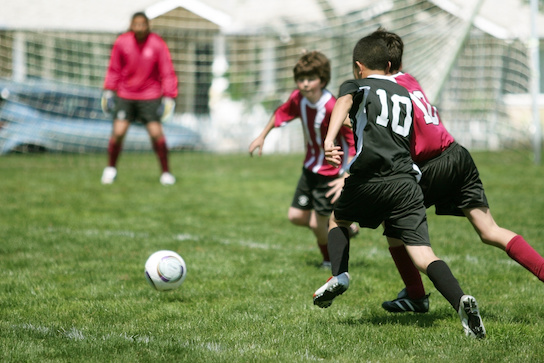
#> input picture Ch02/02_07 Begin/players.jpg, 544 x 363 px
$ python 02_07.py
#> lines starting #> are read from the running program, lines starting #| are printed output that depends on the picture
import numpy as np
import cv2

img = cv2.imread("players.jpg",1)
#> img is the input picture: shape (363, 544, 3); mean B, G, R 103.7, 137.8, 129.6

# Scale image

img_half = cv2.resize(img, (0,0), fx=0.5, fy=0.5)
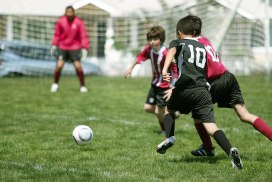
#> img_half: shape (182, 272, 3); mean B, G, R 103.7, 137.9, 129.6
img_str = cv2.resize(img, (600,600))
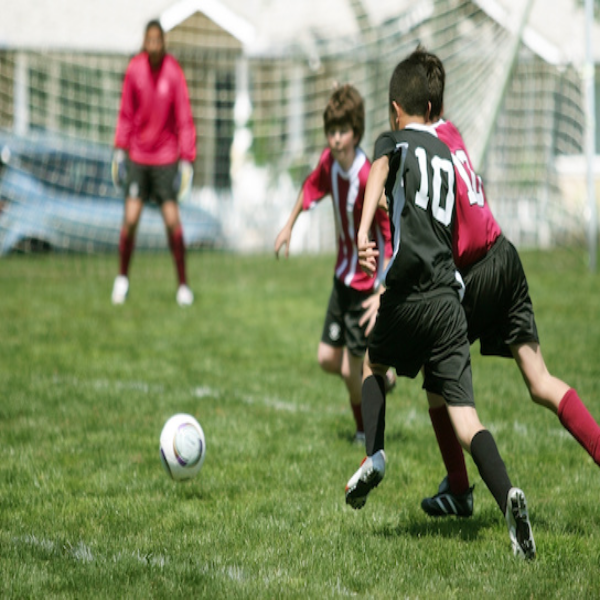
#> img_str: shape (600, 600, 3); mean B, G, R 103.5, 137.7, 129.5
img_str_near = cv2.resize(img, (600,600), interpolation=cv2.INTER_NEAREST)


#cv2.imshow("img_half",img_half)
#cv2.imshow("img_str",img_str)
#cv2.imshow("img_str_near",img_str_near)


# Rotate

M = cv2.getRotationMatrix2D((0,0), -30, 1)						#center, degree, resize
rotated30 = cv2.warpAffine(img, M, (img.shape[1],img.shape[0]))
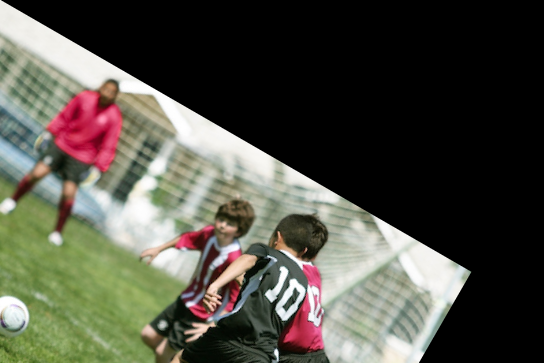
#> rotated30: shape (363, 544, 3); mean B, G, R 69.4, 79.9, 80.6


h, w, c = img.shape
#> h = 363; w = 544; c = 3
M2 = cv2.getRotationMatrix2D((w/2,h/2), -90, 1)
rotated90 = cv2.warpAffine(img, M2, (img.shape[1],img.shape[0]))
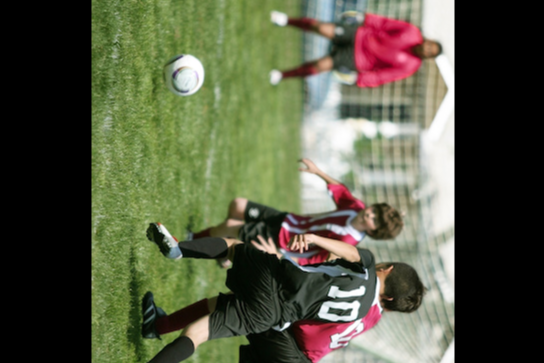
#> rotated90: shape (363, 544, 3); mean B, G, R 66.9, 88.7, 85.5
#cv2.imshow("rotated30",rotated30)
#cv2.imshow("rotated90",rotated2)

cv2.imwrite("img_half.jpg",img_half)
cv2.imwrite("img_str.jpg",img_str)
cv2.imwrite("img_str_near.jpg",img_str_near)
cv2.imwrite("rotated30.jpg",rotated30)
cv2.imwrite("rotated90.jpg",rotated90)
cv2.waitKey(0)
